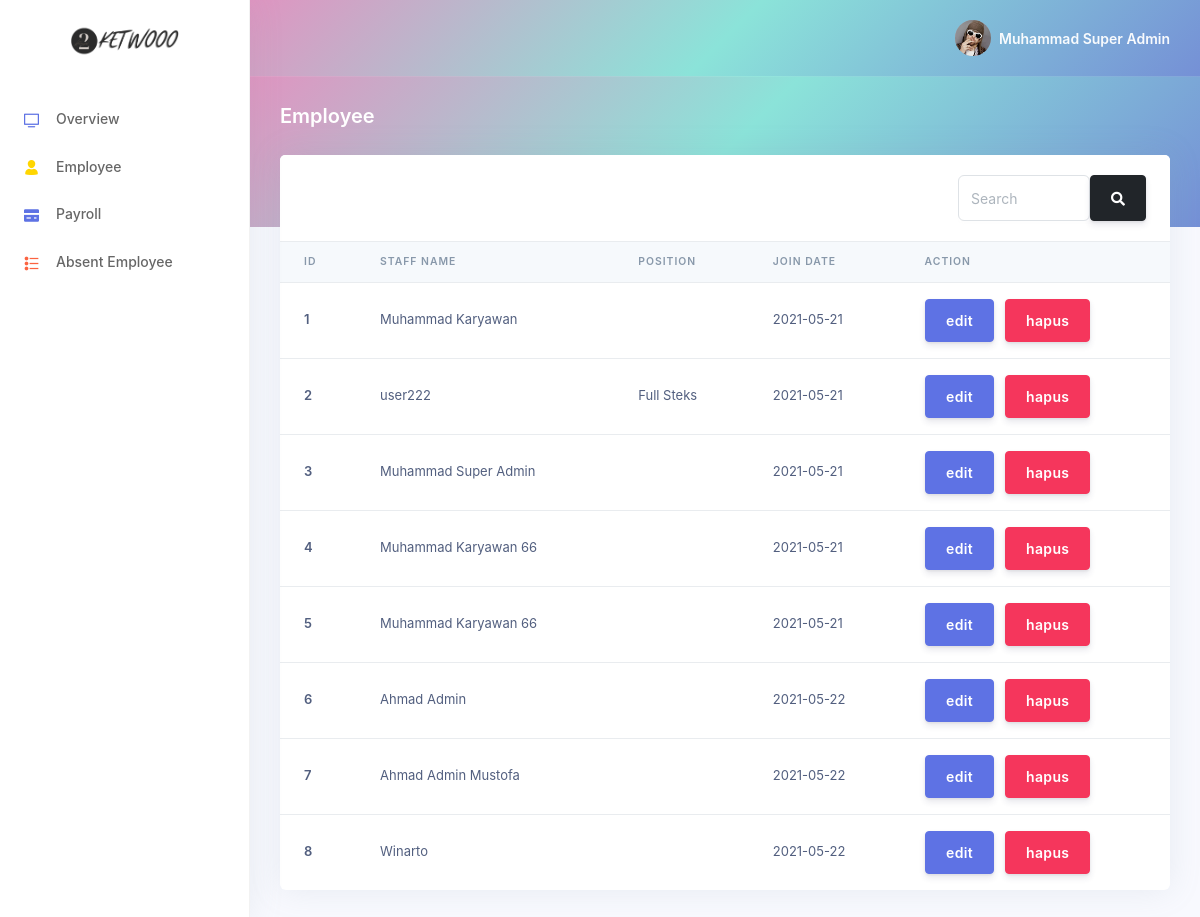
Page /index.php?page=employee (signed in) on the earlier database version.
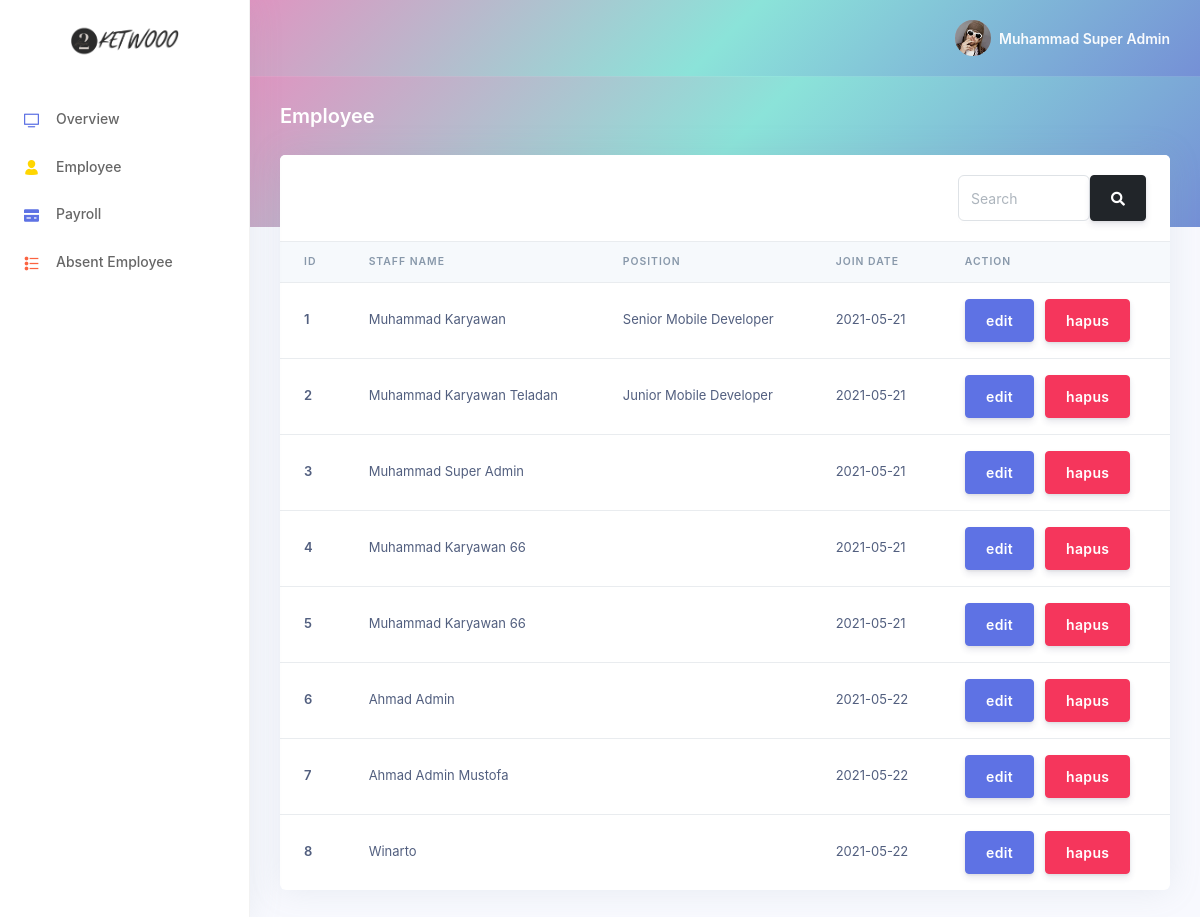
Same page on the later database version.
### tables this page shows
CREATE TABLE `user` (
  `id_user` int(16) NOT NULL,
  `nama_user` varchar(64) NOT NULL,
  `email_user` varchar(64) NOT NULL,
  `password_user` varchar(64) NOT NULL,
  `level_user` enum('karyawan','admin_financial','admin_personalia','super_admin') NOT NULL,
  `jabatan` varchar(32) DEFAULT NULL,
  `join_date` date NOT NULL
);

### employee.php (the view, shortened to what this page needs)
<?php
    include("system/connection.php");
?>
<div class="header gradient-bg pb-6">
    <div class="container-fluid">
        <div class="header-body">
            <div class="row align-items-center py-4">
                <div class="col-lg-6 col-7">
                    <h6 class="h2 text-white d-inline-block mb-0">Employee</h6>
                </div>
            </div>
        </div>
    </div>
</div>
<div class="container-fluid mt--6">
    <div class="row">
        <div class="col">
            <div class="card">
                <div class="card-header border-0">
                    <div class="row">
                        <div class="col"></div>
                        <div class="col-xl-3 text-right">
                            <form action="" method="POST">
                                <div class="input-group rounded">
                                    <input type="search" name="search" value="<?= $_POST["search"]??'' ?>" class="form-control rounded" placeholder="Search" aria-label="Search" aria-describedby="search-addon" />
                                    <button class="btn btn-dark" type="submit" id="search-addon">
                                        <i class="fas fa-search"></i>
                                    </button>
                                </div>
                            </form>
                        </div>
                    </div>
                </div>
                <div class="table-responsive">
                    <table class="table align-items-center table-flush">
                        <thead class="thead-light">
                            <tr>
                                <th scope="col">ID</th>
                                <th scope="col">Staff Name</th>
                                <th scope="col">Position</th>
                                <th scope="col">Join Date</th>
                                <th scope="col">Action</th>
                            </tr>
                        </thead>
                        <tbody>
                            <?php
                                $select = mysqli_query($connection, "SELECT * FROM user");
                                while ($data = mysqli_fetch_array($select)) {
                            ?>
                            <tr>
                                <th scope="row"><?= $data['id_user'] ?></th>
                                <td><?= $data['nama_user'] ?></td>
                                <td><?= $data['jabatan'] ?></td>
                                <td><?= $data['join_date'] ?></td>
                                <td>
                                    <button type="button" id="editButton" class="btn btn-primary" data-toggle="modal" data-target="#editEmployee<?= $data['id_user'] ?>">
                                    edit
                                    </button>
                                    <button type="button" class="btn btn-danger" data-toggle="modal" data-target="#exampleModal">
                                    hapus
                                    </button>
                                </td>
                            </tr>
                            <?php } ?>
                        </tbody>
                    </table>
                </div>
            </div>
        </div>
    </div>
</div>

### index.php (shortened to what this page needs)
<!DOCTYPE html>
<html>
<head>
    <link rel='stylesheet prefetch' href='http://netdna.bootstrapcdn.com/font-awesome/3.2.1/css/font-awesome.css'>
    <link rel="stylesheet" href="asset/library/vendor/nucleo/css/nucleo.css" type="text/css">
    <link rel="stylesheet" href="asset/library/vendor/@fortawesome/fontawesome-free/css/all.min.css" type="text/css">
    <link rel="stylesheet" href="asset/library/css/argon.css" type="text/css">
    <link rel="stylesheet" href="asset/styles.css">
</head>
<body>
  <nav class="sidenav navbar navbar-vertical  fixed-left  navbar-expand-xs navbar-light bg-white" id="sidenav-main">
    <div class="scrollbar-inner">
      <div class="sidenav-header  align-items-center">
        <a class="navbar-brand" href="javascript:void(0)">
          <img src="asset/images/ketwooo.png" class="navbar-brand-img" alt="...">
        </a>
      </div>
      <div class="navbar-inner">
        <div class="collapse navbar-collapse" id="sidenav-collapse-main">
          <ul class="navbar-nav">
            <?php if ($_SESSION['level_user'] == 'super_admin'){ ?>
            <li class="nav-item">
              <a class="nav-link" href="index.php?page=overview">
                <i class="ni ni-tv-2 text-primary"></i>
                <span class="nav-link-text">Overview</span>
              </a>
            </li>
            <li class="nav-item">
              <a class="nav-link" href="index.php?page=employee">
                <i class="ni ni-single-02 text-yellow"></i>
                <span class="nav-link-text">Employee</span>
              </a>
            </li>
            <li class="nav-item">
              <a class="nav-link" href="index.php?page=payroll">
                <i class="ni ni-credit-card text-primary"></i>
                <span class="nav-link-text">Payroll</span>
              </a>
            </li>
            <li class="nav-item">
              <a class="nav-link" href="index.php?page=AbsentEmployee">
                <i class="ni ni-bullet-list-67 text-orange"></i>
                <span class="nav-link-text">Absent Employee</span>
              </a>
            </li>
            <?php }?>
          </ul>
        </div>
      </div>
    </div>
  </nav>
  <div class="main-content" id="panel">
    <nav class="navbar navbar-top navbar-expand navbar-dark gradient-bg border-bottom">
      <div class="container-fluid">
        <div class="collapse navbar-collapse" id="navbarSupportedContent">
          <ul class="navbar-nav align-items-center  ml-md-auto ml-md-0 ">
            <li class="nav-item dropdown">
              <a class="nav-link pr-0" href="#" role="button" data-toggle="dropdown" aria-haspopup="true" aria-expanded="false">
                <div class="media align-items-center">
                  <span class="avatar avatar-sm rounded-circle">
                    <img alt="Image placeholder" src="asset/images/profil.jpg">
                  </span>
                  <div class="media-body  ml-2  d-none d-lg-block">
                    <span class="mb-0 text-sm  font-weight-bold"><?= $_SESSION["nama_user"] ?></span>
                  </div>
                </div>
              </a>
            </li>
          </ul>
        </div>
      </div>
    </nav>
    <?php
    if (!isset($_GET["page"])) {
        if ($_SESSION['level_user'] == 'super_admin'){
            include("overview.php");
        }elseif($_SESSION['level_user'] == 'karyawan'){
            include("attendance.php");
        }
    } else {
        include($_GET["page"] . ".php");
    }
    ?>
  </div>
</body>
</html>

### asset/styles.css (style rules this page uses)
body { font-family: -apple-system, BlinkMacSystemFont, 'Segoe UI', Roboto, Oxygen, Ubuntu, Cantarell, 'Open Sans', 'Helvetica Neue', sans-serif; }
.gradient-bg { background-image: linear-gradient(135deg, #DF95C1, #8BE3D9, #7590D6); }
thead { cursor: default; }

Differences in the rows shown:
changed user "Muhammad Karyawan": jabatan (not shown) → "Senior Mobile Developer"
changed user id 2: nama_user "user222" → "Muhammad Karyawan Teladan"; jabatan "Full Steks" → "Junior Mobile Developer"
